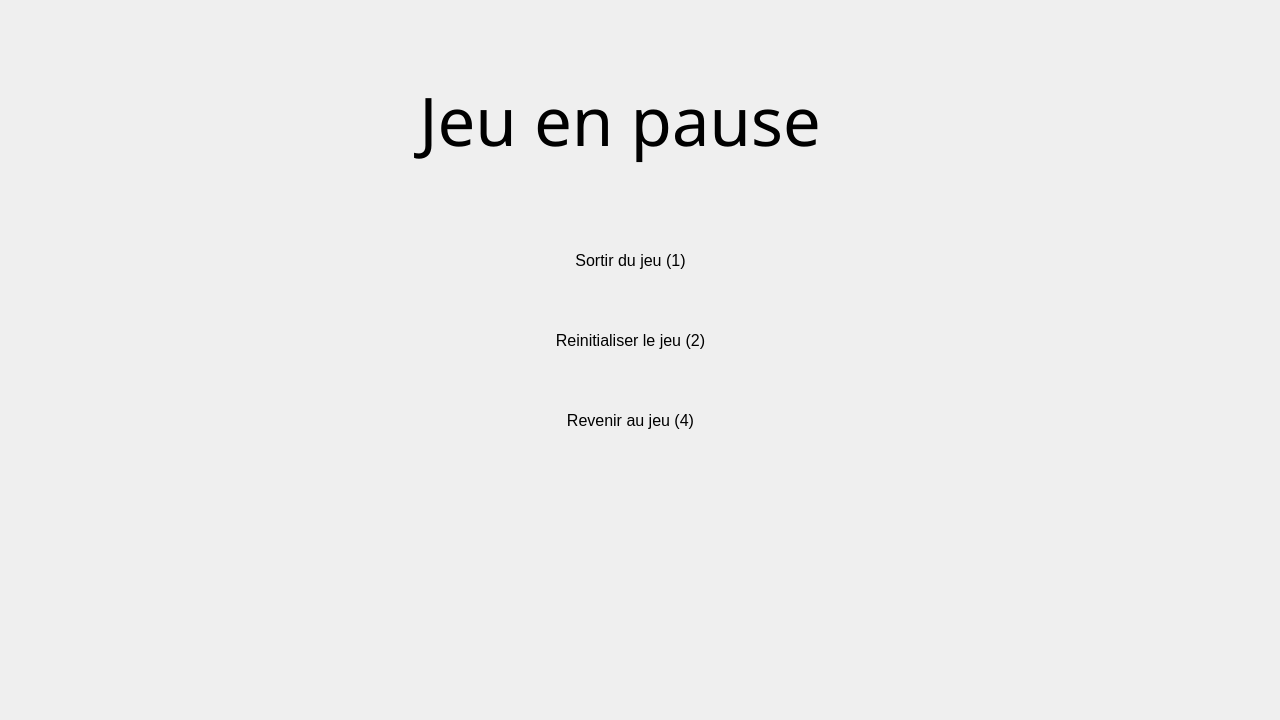
<?xml version="1.0" encoding="UTF-8"?>
<ui version="4.0">
 <class>Pause</class>
 <widget class="QWidget" name="Pause">
  <property name="geometry">
   <rect>
    <x>0</x>
    <y>0</y>
    <width>1280</width>
    <height>720</height>
   </rect>
  </property>
  <property name="windowTitle">
   <string>Form</string>
  </property>
  <widget class="QLabel" name="BackGround">
   <property name="geometry">
    <rect>
     <x>-5</x>
     <y>-35</y>
     <width>1300</width>
     <height>800</height>
    </rect>
   </property>
   <property name="autoFillBackground">
    <bool>true</bool>
   </property>
   <property name="text">
    <string/>
   </property>
   <property name="pixmap">
    <pixmap resource="Image.qrc">:/Decor/Image_Qt/Decor/Paysage.png</pixmap>
   </property>
   <property name="scaledContents">
    <bool>true</bool>
   </property>
  </widget>
  <widget class="QLabel" name="Option2">
   <property name="geometry">
    <rect>
     <x>520</x>
     <y>320</y>
     <width>221</width>
     <height>40</height>
    </rect>
   </property>
   <property name="font">
    <font>
     <pointsize>12</pointsize>
    </font>
   </property>
   <property name="autoFillBackground">
    <bool>true</bool>
   </property>
   <property name="text">
    <string>Reinitialiser le jeu (2)</string>
   </property>
   <property name="alignment">
    <set>Qt::AlignmentFlag::AlignCenter</set>
   </property>
  </widget>
  <widget class="QLabel" name="Option1">
   <property name="geometry">
    <rect>
     <x>520</x>
     <y>240</y>
     <width>221</width>
     <height>40</height>
    </rect>
   </property>
   <property name="font">
    <font>
     <pointsize>12</pointsize>
    </font>
   </property>
   <property name="autoFillBackground">
    <bool>true</bool>
   </property>
   <property name="text">
    <string>Sortir du jeu (1)</string>
   </property>
   <property name="alignment">
    <set>Qt::AlignmentFlag::AlignCenter</set>
   </property>
  </widget>
  <widget class="QLabel" name="Option3">
   <property name="geometry">
    <rect>
     <x>520</x>
     <y>400</y>
     <width>221</width>
     <height>40</height>
    </rect>
   </property>
   <property name="font">
    <font>
     <pointsize>12</pointsize>
    </font>
   </property>
   <property name="autoFillBackground">
    <bool>true</bool>
   </property>
   <property name="text">
    <string>Revenir au jeu (4)</string>
   </property>
   <property name="alignment">
    <set>Qt::AlignmentFlag::AlignCenter</set>
   </property>
  </widget>
  <widget class="QLabel" name="Titre">
   <property name="geometry">
    <rect>
     <x>370</x>
     <y>70</y>
     <width>500</width>
     <height>100</height>
    </rect>
   </property>
   <property name="palette">
    <palette>
     <active>
      <colorrole role="WindowText">
       <brush brushstyle="SolidPattern">
        <color alpha="255">
         <red>0</red>
         <green>0</green>
         <blue>0</blue>
        </color>
       </brush>
      </colorrole>
      <colorrole role="Text">
       <brush brushstyle="SolidPattern">
        <color alpha="255">
         <red>0</red>
         <green>0</green>
         <blue>0</blue>
        </color>
       </brush>
      </colorrole>
     </active>
     <inactive>
      <colorrole role="WindowText">
       <brush brushstyle="SolidPattern">
        <color alpha="255">
         <red>0</red>
         <green>0</green>
         <blue>0</blue>
        </color>
       </brush>
      </colorrole>
      <colorrole role="Text">
       <brush brushstyle="SolidPattern">
        <color alpha="255">
         <red>0</red>
         <green>0</green>
         <blue>0</blue>
        </color>
       </brush>
      </colorrole>
     </inactive>
     <disabled/>
    </palette>
   </property>
   <property name="font">
    <font>
     <family>FZShuTi</family>
     <pointsize>50</pointsize>
     <underline>false</underline>
     <strikeout>false</strikeout>
     <stylestrategy>PreferDefault</stylestrategy>
    </font>
   </property>
   <property name="mouseTracking">
    <bool>false</bool>
   </property>
   <property name="contextMenuPolicy">
    <enum>Qt::ContextMenuPolicy::DefaultContextMenu</enum>
   </property>
   <property name="autoFillBackground">
    <bool>false</bool>
   </property>
   <property name="text">
    <string>Jeu en pause</string>
   </property>
   <property name="textFormat">
    <enum>Qt::TextFormat::PlainText</enum>
   </property>
   <property name="scaledContents">
    <bool>false</bool>
   </property>
   <property name="alignment">
    <set>Qt::AlignmentFlag::AlignCenter</set>
   </property>
   <property name="wordWrap">
    <bool>false</bool>
   </property>
  </widget>
 </widget>
 <resources>
  <include location="Image.qrc"/>
  <include location="Image.qrc"/>
  <include location="../../../../../.designer/backup/Image.qrc"/>
 </resources>
 <connections/>
</ui>
